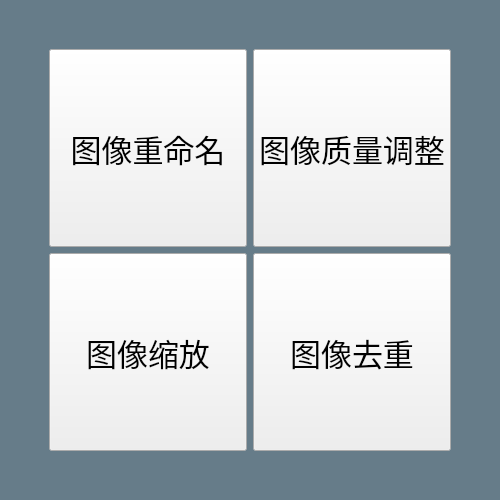
<?xml version="1.0" encoding="UTF-8"?>
<ui version="4.0">
 <class>MainWindow</class>
 <widget class="QMainWindow" name="MainWindow">
  <property name="geometry">
   <rect>
    <x>0</x>
    <y>0</y>
    <width>500</width>
    <height>500</height>
   </rect>
  </property>
  <property name="font">
   <font>
    <pointsize>23</pointsize>
   </font>
  </property>
  <property name="windowTitle">
   <string>图形批量处理工具</string>
  </property>
  <property name="styleSheet">
   <string notr="true">#MainWindow{background-color:rgb(102, 124, 137)}
</string>
  </property>
  <widget class="QWidget" name="centralwidget">
   <property name="sizePolicy">
    <sizepolicy hsizetype="Preferred" vsizetype="Preferred">
     <horstretch>0</horstretch>
     <verstretch>0</verstretch>
    </sizepolicy>
   </property>
   <property name="minimumSize">
    <size>
     <width>500</width>
     <height>500</height>
    </size>
   </property>
   <property name="font">
    <font>
     <pointsize>23</pointsize>
     <italic>false</italic>
     <bold>false</bold>
     <underline>false</underline>
     <strikeout>false</strikeout>
     <stylestrategy>PreferDefault</stylestrategy>
     <kerning>true</kerning>
    </font>
   </property>
   <layout class="QGridLayout" name="gridLayout_2">
    <item row="1" column="0">
     <spacer name="horizontalSpacer">
      <property name="orientation">
       <enum>Qt::Horizontal</enum>
      </property>
      <property name="sizeType">
       <enum>QSizePolicy::Preferred</enum>
      </property>
      <property name="sizeHint" stdset="0">
       <size>
        <width>40</width>
        <height>20</height>
       </size>
      </property>
     </spacer>
    </item>
    <item row="1" column="2">
     <spacer name="horizontalSpacer_2">
      <property name="orientation">
       <enum>Qt::Horizontal</enum>
      </property>
      <property name="sizeType">
       <enum>QSizePolicy::Preferred</enum>
      </property>
      <property name="sizeHint" stdset="0">
       <size>
        <width>40</width>
        <height>20</height>
       </size>
      </property>
     </spacer>
    </item>
    <item row="2" column="1">
     <spacer name="verticalSpacer_2">
      <property name="orientation">
       <enum>Qt::Vertical</enum>
      </property>
      <property name="sizeType">
       <enum>QSizePolicy::Preferred</enum>
      </property>
      <property name="sizeHint" stdset="0">
       <size>
        <width>20</width>
        <height>40</height>
       </size>
      </property>
     </spacer>
    </item>
    <item row="0" column="1">
     <spacer name="verticalSpacer">
      <property name="orientation">
       <enum>Qt::Vertical</enum>
      </property>
      <property name="sizeType">
       <enum>QSizePolicy::Preferred</enum>
      </property>
      <property name="sizeHint" stdset="0">
       <size>
        <width>20</width>
        <height>40</height>
       </size>
      </property>
     </spacer>
    </item>
    <item row="1" column="1">
     <layout class="QGridLayout" name="gridLayout">
      <item row="1" column="1">
       <widget class="QPushButton" name="scaleButton">
        <property name="sizePolicy">
         <sizepolicy hsizetype="Expanding" vsizetype="Expanding">
          <horstretch>0</horstretch>
          <verstretch>0</verstretch>
         </sizepolicy>
        </property>
        <property name="font">
         <font>
          <pointsize>23</pointsize>
          <italic>false</italic>
          <bold>false</bold>
          <underline>false</underline>
          <strikeout>false</strikeout>
          <stylestrategy>PreferDefault</stylestrategy>
          <kerning>true</kerning>
         </font>
        </property>
        <property name="cursor">
         <cursorShape>PointingHandCursor</cursorShape>
        </property>
        <property name="text">
         <string>图像缩放</string>
        </property>
       </widget>
      </item>
      <item row="1" column="3">
       <widget class="QPushButton" name="dupButton">
        <property name="sizePolicy">
         <sizepolicy hsizetype="Expanding" vsizetype="Expanding">
          <horstretch>0</horstretch>
          <verstretch>0</verstretch>
         </sizepolicy>
        </property>
        <property name="font">
         <font>
          <pointsize>23</pointsize>
          <italic>false</italic>
          <bold>false</bold>
          <underline>false</underline>
          <strikeout>false</strikeout>
          <stylestrategy>PreferDefault</stylestrategy>
          <kerning>true</kerning>
         </font>
        </property>
        <property name="cursor">
         <cursorShape>PointingHandCursor</cursorShape>
        </property>
        <property name="text">
         <string>图像去重</string>
        </property>
       </widget>
      </item>
      <item row="0" column="3">
       <widget class="QPushButton" name="sizeButton">
        <property name="sizePolicy">
         <sizepolicy hsizetype="Expanding" vsizetype="Expanding">
          <horstretch>0</horstretch>
          <verstretch>0</verstretch>
         </sizepolicy>
        </property>
        <property name="font">
         <font>
          <pointsize>23</pointsize>
          <italic>false</italic>
          <bold>false</bold>
          <underline>false</underline>
          <strikeout>false</strikeout>
          <stylestrategy>PreferDefault</stylestrategy>
          <kerning>true</kerning>
         </font>
        </property>
        <property name="cursor">
         <cursorShape>PointingHandCursor</cursorShape>
        </property>
        <property name="text">
         <string>图像质量调整</string>
        </property>
       </widget>
      </item>
      <item row="0" column="1">
       <widget class="QPushButton" name="renameButton">
        <property name="sizePolicy">
         <sizepolicy hsizetype="Expanding" vsizetype="Expanding">
          <horstretch>0</horstretch>
          <verstretch>0</verstretch>
         </sizepolicy>
        </property>
        <property name="font">
         <font>
          <pointsize>23</pointsize>
          <italic>false</italic>
          <bold>false</bold>
          <underline>false</underline>
          <strikeout>false</strikeout>
          <stylestrategy>PreferDefault</stylestrategy>
          <kerning>true</kerning>
         </font>
        </property>
        <property name="cursor">
         <cursorShape>PointingHandCursor</cursorShape>
        </property>
        <property name="text">
         <string>图像重命名</string>
        </property>
       </widget>
      </item>
     </layout>
    </item>
   </layout>
  </widget>
 </widget>
 <resources/>
 <connections/>
</ui>
